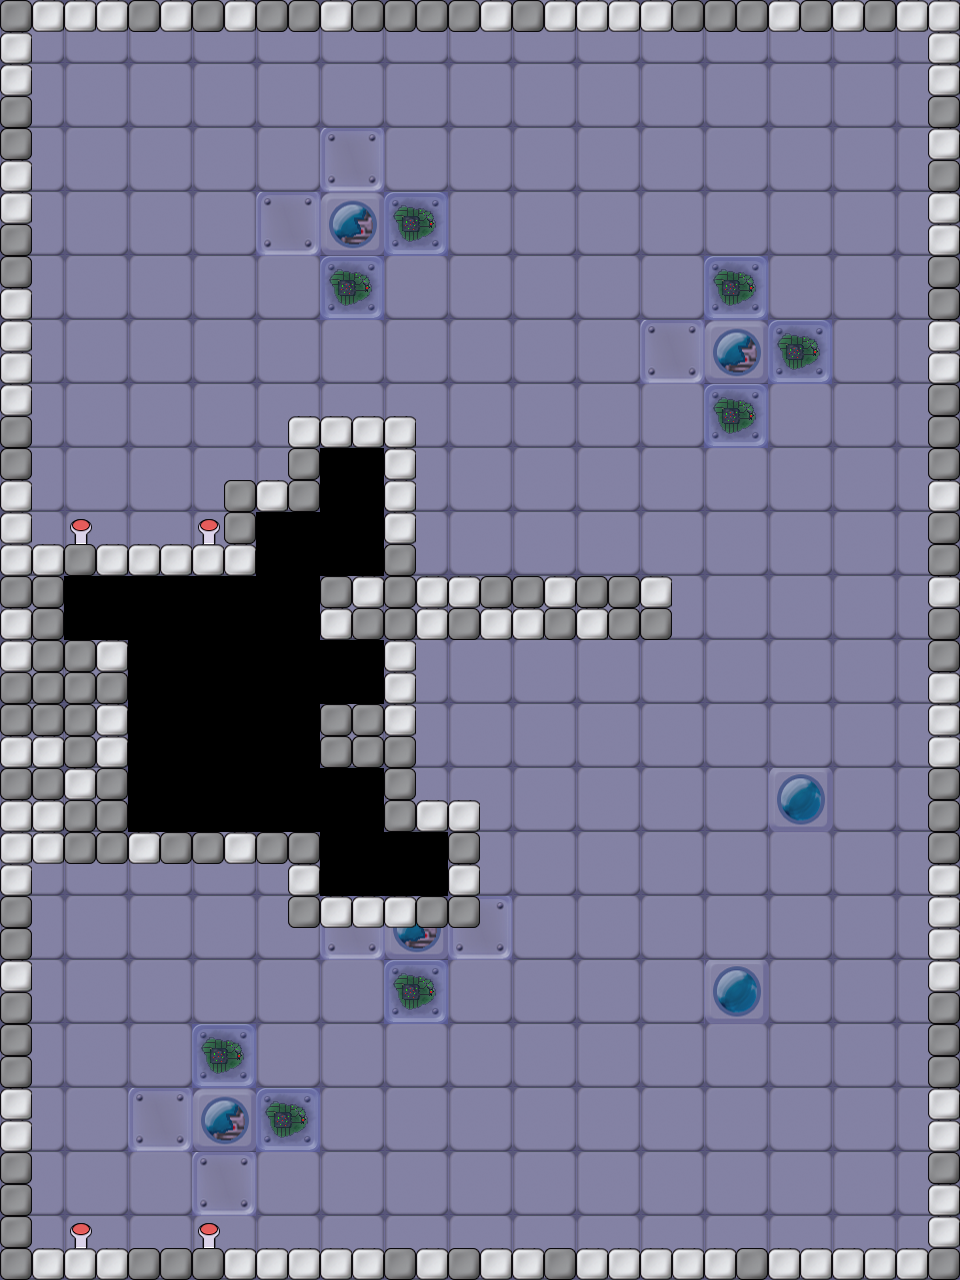

Below is a game level as drawn by its tile map, then a one-line description and the .tmx that defines it (tile-layer data replaced by summaries):
An orthogonal 30x40 tile map with 32x32 px tiles, 2 tile layers (Tile Layer 1, Tile Layer 2) and 8 objects (3x estrella, pared, inicio, fin, bomba, ...).

<map version="1.0" orientation="orthogonal" width="30" height="40" tilewidth="32" tileheight="32">
 <properties>
  <property name="tamanoMapaX" value="30" />
  <property name="tamanoMapaY" value="40" />
 </properties>
 <tileset firstgid="1" name="tiled" tilewidth="32" tileheight="32">
  <image source="tiled.png" width="512" height="512" />
 </tileset>
 <layer name="Tile Layer 1" width="30" height="40">
  <data>[1200 cells, 1120 non-empty, 20 distinct tile ids]</data>
 </layer>
 <layer name="Tile Layer 2" width="30" height="40">
  <data>[1200 cells, 232 non-empty, 3 distinct tile ids]</data>
 </layer>
 <objectgroup name="fisicos" width="30" height="40">
  <object type="pared" x="928" y="32">
   <polyline points="0,0 0,1216 -896,1216 -896,832 -640,832 -640,896 -448,896 -448,768 -512,768 -512,608 -256,608 -256,544 -512,544 -512,384 -640,384 -640,448 -704,448 -704,512 -896,512 -896,0 0,0" />
  </object>
  <object type="inicio" x="64" y="544" width="160" height="32" />
  <object type="fin" x="64" y="1248" width="160" height="32" />
 </objectgroup>
 <objectgroup name="interaccion" width="30" height="40">
  <object type="estrella" x="850" y="114" />
  <object type="estrella" x="130" y="934" />
  <object type="bomba" x="712" y="606">
   <properties>
    <property name="direccion" value="derecha" />
   </properties>
  </object>
  <object type="gas" x="454" y="679" />
  <object type="estrella" x="116" y="126" />
 </objectgroup>
</map>
